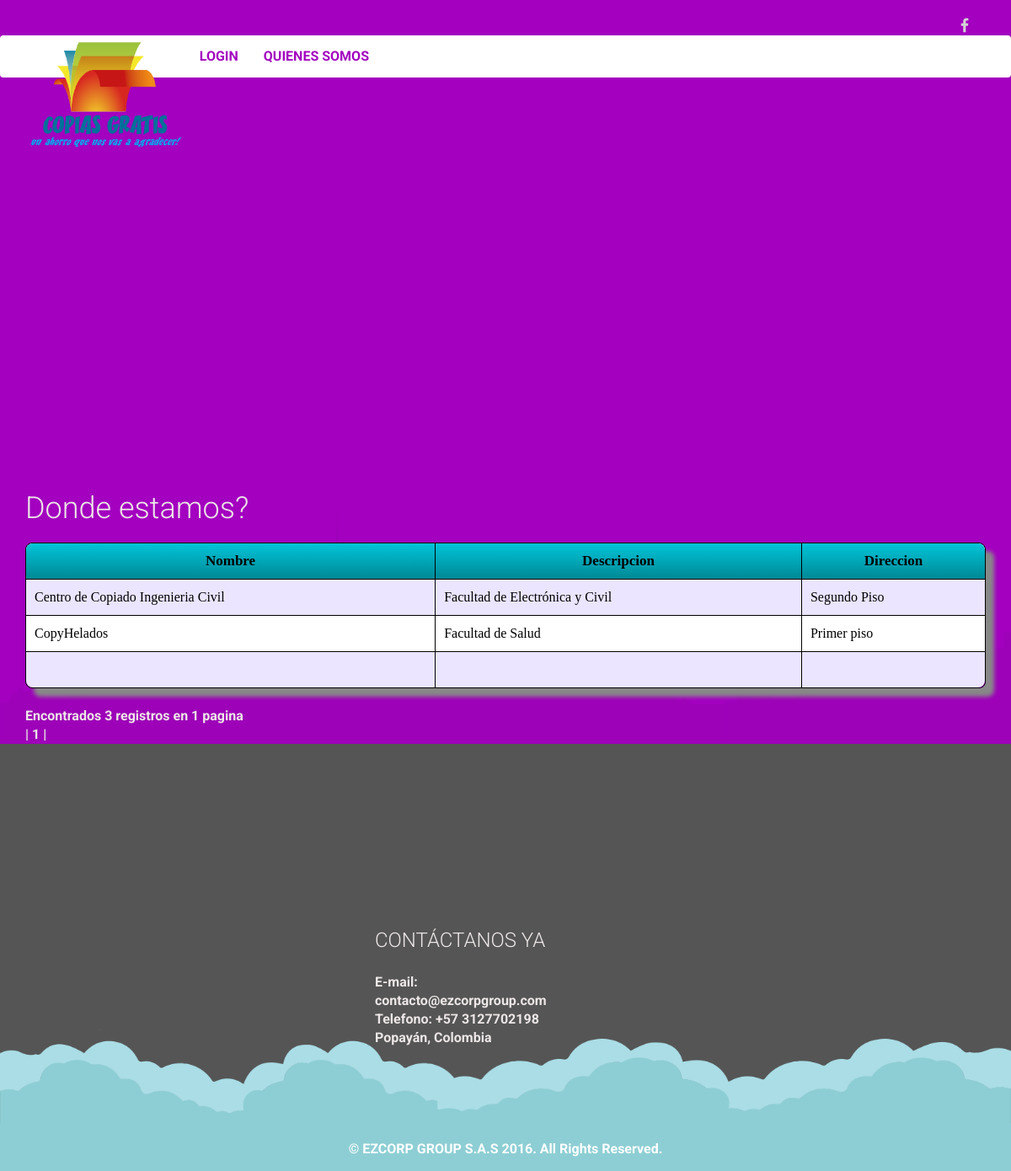
/consulta.php, run on the app's committed database.
### tables this page shows
CREATE TABLE IF NOT EXISTS `establecimiento` (
  `ID_ESTABLECIMIENTO` int(11) NOT NULL,
  `ID_ESTADO` int(11) NOT NULL,
  `NOMBRE_ESTABLECIMIENTO` varchar(50) NOT NULL,
  `DESCRIPCION_ESTABLECIMIENTO` varchar(100) DEFAULT NULL,
  `DIRECCION_ESTABLECIMIENTO` varchar(100) NOT NULL,
  `COPIAS_DISPONIBLES` int(11) NOT NULL DEFAULT '0',
  `FECHA_INSERSION` timestamp NOT NULL DEFAULT CURRENT_TIMESTAMP,
  `LONGITUD` varchar(100) NOT NULL,
  `LATITUD` varchar(100) NOT NULL
);

### consulta.php (the view, shortened to what this page needs)
<!DOCTYPE html>
<html lang="es">
<head>
    <link href="css/bootstrap.min.css" rel="stylesheet">
    <link href="css/font-awesome.min.css" rel="stylesheet">
    <link href="css/animate.min.css" rel="stylesheet">
    <link href="css/lightbox.css" rel="stylesheet">
    <link href="css/main.css" rel="stylesheet">
    <link href="css/responsive.css" rel="stylesheet">
    <link href="css/tabla.css" rel="stylesheet">
</head>
<body>
<header id="header">
        <?php
        include('fragmentos/Header.php')
        ?>
    </header>
    <br>
    <section id="home-slider">
        <div class="container">
        <div id="map-canvas"></div>
       	<h1>Donde estamos?</h1>
            <?php
            $paginas = 10;
            $tabla = "establecimiento";
            $pg=$_GET["pg"];
            $actual = (!isset ($pg))?1:$pg;
            $sql = mysql_query ("SELECT * FROM ".$tabla."");
            $total = mysql_num_rows ($sql);
            $tp = ($total / $paginas);
            if (strstr($tp,'.')){
            $tp = explode (".",$tp);
            $tp = ($tp[0]+1);
            }
            $resp = mysql_query ("SELECT * FROM ".$tabla." ORDER BY ID_ESTABLECIMIENTO ");
            ?>
        <div class="CSSTableGenerator">
            <table>
                <tr>
                    <td bgcolor="#999999">Nombre</td>
                    <td bgcolor="#999999">Descripcion</td>
                    <td bgcolor="#999999">Direccion</td>
                </tr>
                <?php
                while ($row = mysql_fetch_array ($resp)) {
                ?>
                <tr>
                    <td><?php echo $row['NOMBRE_ESTABLECIMIENTO']; ?>&nbsp; </td>
                    <td><?php echo $row['DESCRIPCION_ESTABLECIMIENTO']; ?>&nbsp; </td>
                    <td><?php echo $row['DIRECCION_ESTABLECIMIENTO']; ?>&nbsp; </td>
                </tr>
                <?php
                }
                if($tp == 1){
                $pag = "pagina";
                }else{
                $pag = "paginas";
                }
                if($total == 1){
                $reg = "registro";
                }else{
                $reg = "registros";
                }
                ?>
            </table>
            </div>
            <br>Encontrados <b><?=$total?></b> <?=$reg?> en <b><?=$tp?></b> <?=$pag?><br>
            <?php
            $anterior = true;
            if (($actual == 1) AND ($actual == $tp)) {
            $anterior = false;
            }
            elseif ($actual == $tp) {
            $anterior = true;
            $siguiente = false;
            }
            elseif ($actual == 1) {
            $anterior = false;
            $siguiente = true;
            }
            if ($anterior) {
            echo "<a href=\"consulta.php?pg=".($actual-1)."\">&lt; Pagina anterior</a> | ";
            }
            else {
            echo "|";
            }
            for ($i = 1; $i <= $tp;$i++) {
            if ($i == $actual) {
            echo " <b>".$i."</b> | ";
            }
            else {
            echo "<a href=\"consulta.php?pg=".$i."\"> ".$i."</a> |";
            }
            }
            ?>
			<br>
        </div>
    </section>
<footer id="footer">
        <?php
        include('fragmentos/Footer.php')
        ?>
    </footer>
</body>
</html>

### fragmentos/Header.php (shortened to what this page needs)
<div class="container">
            <div class="row">
                <div class="col-sm-12 overflow">
                   <div class="social-icons pull-right">
                        <ul class="nav nav-pills">
<li><a href="https://www.facebook.com/copiasgratis"><i class="fa fa-facebook" ></i></a></li>
                        </ul>
                    </div>
                </div>
             </div>
        </div>
        <div class="navbar navbar-inverse" role="banner">
            <div class="container">
                <a class="navbar-brand" href="index.php">
                        <h1><img src="images/logo2.png" class="logo-brand" height="140px" alt="logo"></h1>
                    </a>
                <div class="collapse navbar-collapse">
                    <ul class="nav navbar-nav navbar-center">
                        <li class="active"><a href="inicio.php">LOGIN</a></li>
                        <li class="active"><a href="quienessomos.php">QUIENES SOMOS</a></li>
                    </ul>
                </div>
            </div>
        </div>

### fragmentos/Footer.php
<br><br><br><br><br><br><br><br><br><br><div class="container">
    <div class="row">
        <div class="col-md-4 col-sm-6">
        </div>
        <div class="col-md-3 col-sm-6">
            <div class="contact-info bottom">
                <h2>CONTÁCTANOS YA</h2>
                <address>
                E-mail: <a href="mailto:contacto@ezcorpgroup.com">contacto@ezcorpgroup.com</a> <br>
                Telefono: +57 3127702198 <br>
                Popayán, Colombia
                </address>
            </div>
        </div>
        <div class="col-sm-12">
            <div class="copyright-text text-center">
                <p>&copy; EZCORP GROUP S.A.S 2016. All Rights Reserved.</p>
            </div>
        </div>
    </div>
</div>

### css/main.css (style rules this page uses)
body { background-color: #a300c0; font-family: 'Roboto'; font-weight: bold; font-size: 16px; line-height: 22px; color: #ede7e7; }
html { height: 100%; }
div, span, applet, object, iframe, h1, h2, h3, h4, h5, h6, p, blockquote, pre, a, abbr, acronym, address, big, cite, code, del, dfn, em, font, img, ins, kbd, q, s, samp, small, strike, strong, sub, sup, tt, var, dl, dt, dd, ol, ul, li, fieldset, form, label, legend, table, caption, tbody, tfoot, thead, tr, th, td { background: none repeat scroll 0 0 transparent; }
a { color: rgb(237, 231, 231); }
a { -webkit-transition: 300ms; -moz-transition: 300ms; -o-transition: 300ms; transition: 300ms; }
ul { list-style: none; }
h1, h2, h3, h4, h5, h6 { font-family: 'Roboto'; font-weight: 300; }
h1 { color: rgb(237, 231, 231); }
h2 { font-size: 24px; color: rgb(237, 231, 231); }
.overflow { overflow: hidden; }
#header { margin-bottom: 0; padding: 20px 0 40px 0; }
#header .navbar-inverse .container { position: relative; }
.social-icons ul li { padding: 0 10px; }
.social-icons ul li:last-child { padding-right: 0; }
.social-icons ul li a { font-size: 18px; color: #d3d3d3; padding: 0; }
#header .navbar { background: #fff; border: 0; margin-bottom: 0; }
#header .navbar-brand { padding: 0; margin-left: 0; }
#header .navbar-brand h1 { padding: 0; margin: 0; }
#header .navbar-inverse .navbar-nav li.active > a, #header .navbar-inverse .navbar-nav li.active > a:focus, #header .navbar-nav.navbar-right li > a:hover, .navbar-inverse .navbar-nav > .open > a { background-color: inherit; border: 0; color: #a300c0; }
#footer { background-color: #555555; width: 100%; background-image: url(../images/home/footerlimpio.png); background-repeat: repeat-x; background-position: bottom; background-size: contain; }
.bottom > h2 { margin-top: 0; margin-bottom: 26px; }
.contact-info.bottom { padding-left: 25px; }
.bottom > address { line-height: 22px; margin-bottom: 40px; }
.copyright-text { margin-top: 70px; color: #fff; font-size: 16px; padding-bottom: 15px; }
.copyright-text p { margin-bottom: 0; }
#home-slider { background: url(../images/home/slider-bg.png) 0 100% repeat-x; position: relative; }
#home-slider h1 { margin-top: 30px; margin-bottom: 20px; }

### consulta.php (style rules this page uses)
#map-canvas { height: 400px; top: 50px; width: 100%; right: 10px; border-radius: 20px 20px 20px 20px; -moz-border-radius: 20px 20px 20px 20px; -webkit-border-radius: 20px 20px 20px 20px; }

### data on the page
establecimiento: NOMBRE_ESTABLECIMIENTO "Centro de Copiado Ingenieria Civil", DESCRIPCION_ESTABLECIMIENTO "Facultad de Electrónica y Civil", DIRECCION_ESTABLECIMIENTO "Segundo Piso"
establecimiento: NOMBRE_ESTABLECIMIENTO "CopyHelados", DESCRIPCION_ESTABLECIMIENTO "Facultad de Salud", DIRECCION_ESTABLECIMIENTO "Primer piso"

### other printed values
$total "3"
$reg "registros"
$tp "1"
$pag "pagina"
